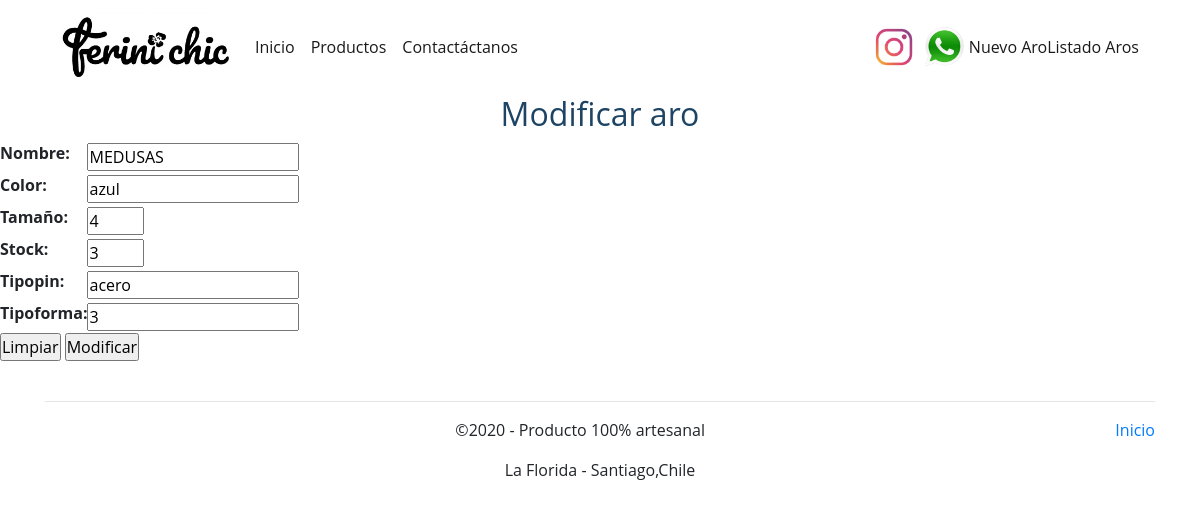
Page /modificar_aro/5 on the committed database.
### core/models.py (models this page shows, shortened)
class Aro (models.Model):
    nombre= models.CharField(max_length=90)
    color= models.CharField(max_length=30)
    tamaño= models.IntegerField()
    stock= models.IntegerField()
    tipoPin= models.CharField(max_length=20)
    tipoforma= models.ForeignKey(TipoAro, on_delete=models.CASCADE)

### core/views.py (the view)
# urls.py: path('modificar_aro/<id>', modificar_aro, name="modificar_aro"),
def modificar_aro(request, id):
    aro= Aro.objects.get(id=id)
    data = {
        'form': AroForm(instance=aro)
    }
    if request.method =='POST':
        formulario = AroForm(data=request.POST, instance=aro)
        if formulario.is_valid():
            formulario.save()
            data['mensaje']="Modificado correctamente"
            data['form'] = formulario
    return render (request,'core/modificar_aro.html', data)

### core/forms.py
class AroForm(ModelForm):
    nombre= forms.CharField(min_length=2, max_length=90)
    color= forms.CharField(min_length=4, max_length=30)
    tamaño= forms.IntegerField(min_value=1, max_value=10)
    stock= forms.IntegerField(min_value=0, max_value=50)
    tipoPin= forms.CharField(min_length=3, max_length=20)
    tipoforma= forms.CharField(min_length=5 ,max_length=50)
    class Meta:
        model = Aro
        fields = ['nombre','color','tamaño','stock','tipoPin','tipoforma']

### core/templates/core/modificar_aro.html (shortened to what this page needs)
{% extends 'core/baseEstructura.html' %}
{% load static %}
{%block css%}
<link rel="stylesheet" href="{% static 'core/css/estiloIndex.css'%}">
{%endblock%}
{% block contenido %}
<h2>Modificar aro</h2>
<form action=" " method="POST">
    <table>
        {{ form.as_table }}
    </table>
    <input type="reset" value="Limpiar">
    <input type="submit" value="Modificar">
</form>
{%endblock%}

### core/static/core/css/estiloIndex.css (style rules this page uses)
* { margin: 0px; padding: 0px; }
body { font-family: 'Open Sans', sans-serif; }
h2 { color: #1d4464; text-align: center; }

### rows in the picture
Aro: nombre "MEDUSAS", color "azul", tamaño "4", stock "3", tipoPin "acero", tipoforma "3"
